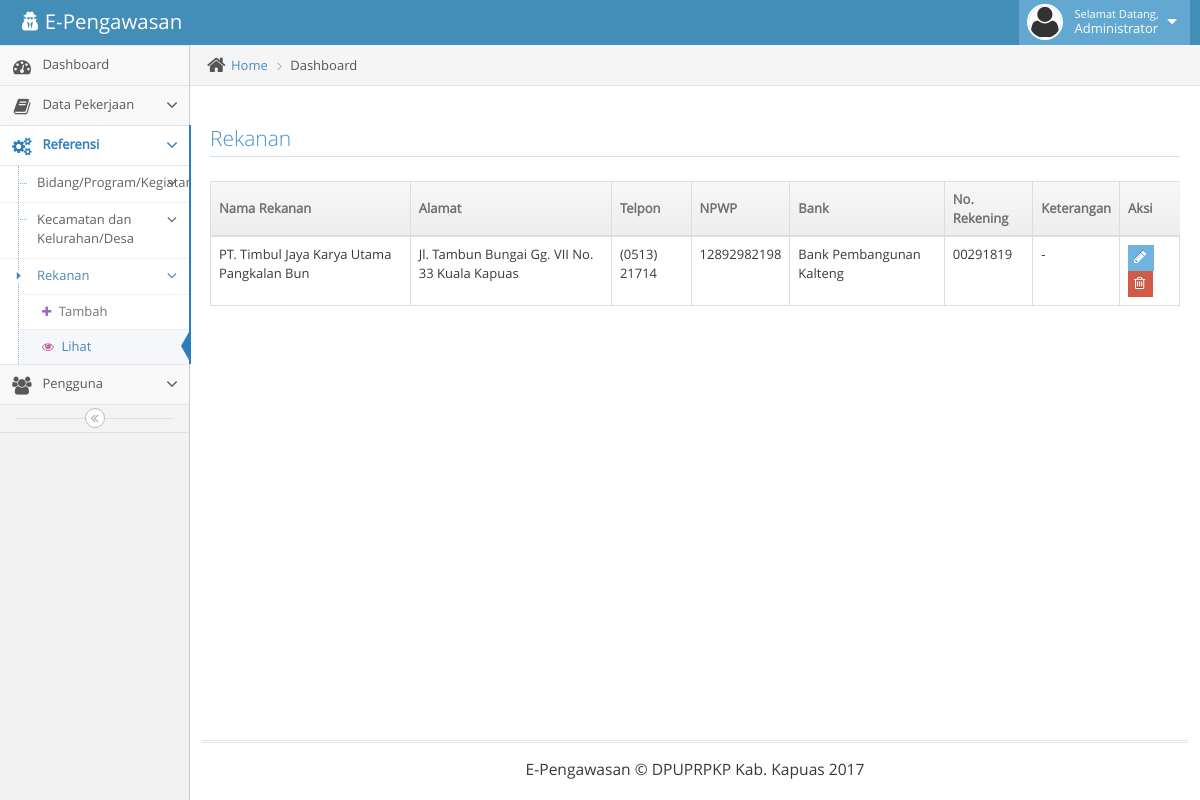
Before: /main.php?page=ref-rekanan (signed in) with the older database file.
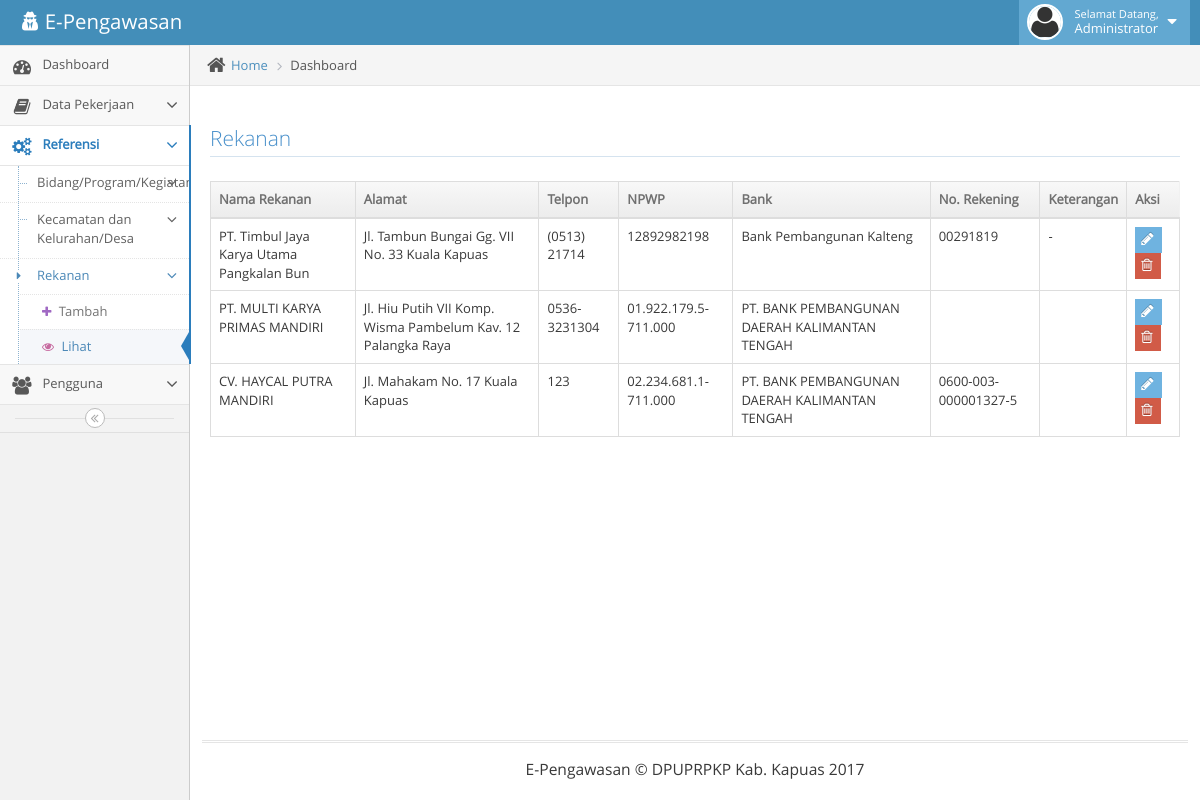
After: the same page with the newer database file.
### tables this page shows
CREATE TABLE IF NOT EXISTS `ref_rekanan` (
  `idrekanan` int(11) NOT NULL AUTO_INCREMENT,
  `nama` varchar(100) NOT NULL,
  `alamat` varchar(150) NOT NULL,
  `telpon` varchar(30) NOT NULL,
  `npwp` varchar(50) NOT NULL,
  `bank` varchar(50) NOT NULL,
  `rek` varchar(30) NOT NULL,
  `ket` varchar(225) NOT NULL,
  PRIMARY KEY (`idrekanan`)
);

### ref-rekanan.php (the view, shortened to what this page needs)
<div class="main-content-inner">
	<div class="breadcrumbs ace-save-state" id="breadcrumbs">
		<ul class="breadcrumb">
			<li>
				<i class="ace-icon fa fa-home home-icon"></i>
				<a href="#">Home</a>
			</li>
			<li class="active">Dashboard</li>
		</ul>
	</div>
	<div class="page-content">
		<div class="row">
			<div class="col-xs-12">
				<?php
				if(isset($_GET['add'])){
				?>
				<div class="row">
					<div class="space-6"></div>
					<div class="col-md-12">
						<h3 class="header smaller lighter blue">Rekanan</h3>
						<div class="clearfix">
							<div class="pull-right tableTools-container"></div>
						</div>
						<div class="col-md-12">
							<div class="widget-box">
								<div class="widget-header">
									<h4 class="widget-title">Tambah Rekanan</h4>
								</div>
								<div class="widget-body">
									<div class="widget-main">
										<form method="post">
											<div>
												<label for="form-field-select-3">Nama Rekanan</label>
												<br />
												<input type="text" id="form-field-1" name="nama" placeholder="Nama Rekanan" class="form-control" />
											</div>
											<div>
												<label for="form-field-select-3">Alamat</label>
												<br />
												<input type="text" id="form-field-1" name="alamat" placeholder="Alamat" class="form-control" />
											</div>
											<div>
												<label for="form-field-select-3">Telpon</label>
												<br />
												<input type="text" id="form-field-1" name="telpon" placeholder="Telpon" class="form-control" />
											</div>
											<div>
												<label for="form-field-select-3">NPWP</label>
												<br />
												<input type="text" id="form-field-1" name="npwp" placeholder="Nomor Pokok Wajib Pajak" class="form-control" />
											</div>
											<div>
												<label for="form-field-select-3">Bank</label>
												<br />
												<input type="text" id="form-field-1" name="bank" placeholder="Nama Bank" class="form-control" />
											</div>
											<div>
												<label for="form-field-select-3">Nomor Rekening</label>
												<br />
												<input type="text" id="form-field-1" name="rek" placeholder="Nomor Rekening" class="form-control" />
											</div>
											<div>
												<label for="form-field-select-3">Keterangan</label>
												<br />
												<input type="text" id="form-field-1" name="ket" placeholder="Keterangan" class="form-control" />
											</div>
											<div class="form-actions center">
												<button class="btn btn-info" name="add" type="submit">
													<i class="ace-icon fa fa-check bigger-110"></i>
													Submit
												</button>
												&nbsp; &nbsp; &nbsp;
												<button class="btn btn-danger" type="button" onclick="location.href='?page=ref-rekanan'">
													<i class="ace-icon fa fa-close bigger-110"></i>
													Cancel
												</button>
											</div>
										</form>
										<hr />
									</div>
								</div>
							</div>
						</div>
					</div>
				</div>
				<?php
				}else{
				?>
				<div class="row">
					<div class="space-6"></div>
					<div class="col-md-12">
						<h3 class="header smaller lighter blue">Rekanan</h3>
						<div class="clearfix">
						</div>
						<table id="table-rekanan" class="table table-bordered table-hover">
							<thead>
								<tr>
									<th>Nama Rekanan</th>
									<th>Alamat</th>
									<th>Telpon</th>
									<th>NPWP</th>
									<th>Bank</th>
									<th>No. Rekening</th>
									<th>Keterangan</th>
									<th>Aksi</th>
								</tr>
							</thead>
							<tbody>
								<?php
								$q=mysql_query("select * from ref_rekanan");
								while($h=mysql_fetch_array($q)){
								?>
								<tr>
									<td><?php echo $h['nama']; ?></td>
									<td><?php echo $h['alamat']; ?></td>
									<td><?php echo $h['telpon']; ?></td>
									<td><?php echo $h['npwp']; ?></td>
									<td><?php echo $h['bank']; ?></td>
									<td><?php echo $h['rek']; ?></td>
									<td><?php echo $h['ket']; ?></td>
									<td>
										<div class="btn-group">
											<button class="btn btn-xs btn-info" onclick="location.href='?page=ref-rekanan&id=<?php echo $h['idrekanan']; ?>&edit'" type="button">
												<i class="ace-icon fa fa-pencil bigger-120"></i>
											</button>
											<button class="btn btn-xs btn-danger" onclick="location.href='?page=ref-rekanan&id=<?php echo $h['idrekanan']; ?>&del'" type="button">
												<i class="ace-icon fa fa-trash-o bigger-120"></i>
											</button>
										</div>
									</td>
								</tr>
								<?php
								}
								?>
							</tbody>
						</table>
					</div>
				</div>
				<?php
				}
				?>
			</div>
		</div>
	</div>
</div>

### main.php (shortened to what this page needs)
<!DOCTYPE html>
<html lang="en">
	<head>
		<link rel="stylesheet" href="assets/css/bootstrap.min.css" />
		<link rel="stylesheet" href="assets/font-awesome/4.5.0/css/font-awesome.min.css" />
		<link rel="stylesheet" href="assets/css/jquery-ui.custom.min.css" />
		<link rel="stylesheet" href="assets/css/chosen.min.css" />
		<link rel="stylesheet" href="assets/css/ace.min.css" class="ace-main-stylesheet" id="main-ace-style" />
		<link rel="stylesheet" href="assets/css/ace-skins.min.css" />
		<link rel="stylesheet" href="assets/css/ace-rtl.min.css" />
	</head>
	<body class="no-skin">
		<div id="navbar" class="navbar navbar-default          ace-save-state">
			<div class="navbar-container ace-save-state" id="navbar-container">
				<div class="navbar-header pull-left">
					<a href="index.html" class="navbar-brand">
						<small>
							<i class="fa fa-user-secret"></i>
							E-Pengawasan
						</small>
					</a>
				</div>
				<div class="navbar-buttons navbar-header pull-right" role="navigation">
					<ul class="nav ace-nav">
						<li class="light-blue dropdown-modal">
							<a data-toggle="dropdown" href="#" class="dropdown-toggle">
								<img class="nav-user-photo" src="assets/images/avatars/avatar2.png" alt="<?php echo $_SESSION['nama']; ?>" />
								<span class="user-info">
									<small>Selamat Datang,</small>
									<?php echo $_SESSION['nama']; ?>
								</span>
								<i class="ace-icon fa fa-caret-down"></i>
							</a>
						</li>
					</ul>
				</div>
			</div>
		</div>
		<div class="main-container ace-save-state" id="main-container">
			<div id="sidebar" class="sidebar                  responsive                    ace-save-state">
				<?php include 'menu.php'; ?>
				<div class="sidebar-toggle sidebar-collapse" id="sidebar-collapse">
					<i id="sidebar-toggle-icon" class="ace-icon fa fa-angle-double-left ace-save-state" data-icon1="ace-icon fa fa-angle-double-left" data-icon2="ace-icon fa fa-angle-double-right"></i>
				</div>
			</div>
			<div class="main-content">
				<?php include 'page.php'; ?>
			</div>
			<div class="footer">
				<div class="footer-inner">
					<div class="footer-content">
						<span class="bigger-120">
							E-Pengawasan &copy; DPUPRPKP Kab. Kapuas 2017
						</span>
					</div>
				</div>
			</div>
		</div>
	</body>
</html>

### menu.php
<?php
if(isset($_SESSION['akses'])){
	$akses=$_SESSION['akses'];
	if($akses=='admin'){
		include 'menu-admin.php';
	}else if($akses=='kontraktor'){
		include 'menu-kontraktor.php';
	}else{
		include 'menu-kosong.php';
	}
}else{
	include 'menu-kosong.php';
}
?>

### menu-admin.php (shortened to what this page needs)
<ul class="nav nav-list">
	<li class="<?php echo (!isset($_GET['page']))?'active':''; ?>">
		<a href="?">
			<i class="menu-icon fa fa-tachometer"></i>
			<span class="menu-text"> Dashboard </span>
		</a>
	</li>
	<li class="<?php echo (isset($_GET['page'])&&($_GET['page']=='ref-paket'||$_GET['page']=='ref-progres'))?'active open':''; ?>">
		<a href="#" class="dropdown-toggle">
			<i class="menu-icon fa fa-book"></i>
			<span class="menu-text">
				Data Pekerjaan
			</span>
			<b class="arrow fa fa-angle-down"></b>
		</a>
	</li>
	<li class="<?php echo (isset($_GET['page'])&&($_GET['page']=='ref-bidang'||$_GET['page']=='ref-desa'||$_GET['page']=='ref-rekanan'))?'active open':''; ?>">
		<a href="#" class="dropdown-toggle">
			<i class="menu-icon fa fa-cogs"></i>
			<span class="menu-text">
				Referensi
			</span>
			<b class="arrow fa fa-angle-down"></b>
		</a>
		<ul class="submenu">
			<li class="<?php echo (isset($_GET['page'])&&($_GET['page']=='ref-bidang'))?'active open':''; ?>">
				<a href="#" class="dropdown-toggle">
					Bidang/Program/Kegiatan
					<b class="arrow fa fa-angle-down"></b>
				</a>
			</li>
			<li class="<?php echo (isset($_GET['page'])&&($_GET['page']=='ref-desa'))?'active open':''; ?>">
				<a href="#" class="dropdown-toggle">
					Kecamatan dan Kelurahan/Desa
					<b class="arrow fa fa-angle-down"></b>
				</a>
			</li>
			<li class="<?php echo (isset($_GET['page'])&&($_GET['page']=='ref-rekanan'))?'active open':''; ?>">
				<a href="#" class="dropdown-toggle">
					<i class="menu-icon fa fa-caret-right"></i>
					Rekanan
					<b class="arrow fa fa-angle-down"></b>
				</a>
				<ul class="submenu">
					<li class="<?php echo (isset($_GET['page'])&&($_GET['page']=='ref-rekanan')&&(isset($_GET['add'])||isset($_GET['edit'])))?'active':''; ?>">
						<a href="?page=ref-rekanan&add">
							<i class="menu-icon fa fa-plus purple"></i>
							Tambah
						</a>
					</li>
					<li class="<?php echo (isset($_GET['page'])&&($_GET['page']=='ref-rekanan')&&((!isset($_GET['add'])&&!isset($_GET['edit']))))?'active':''; ?>">
						<a href="?page=ref-rekanan">
							<i class="menu-icon fa fa-eye pink"></i>
							Lihat
						</a>
					</li>
				</ul>
			</li>
		</ul>
	</li>
	<li class="<?php echo (isset($_GET['page'])&&($_GET['page']=='pengguna'))?'active open':''; ?>">
		<a href="#" class="dropdown-toggle">
			<i class="menu-icon fa fa-users"></i>
			<span class="menu-text">
				Pengguna
			</span>
			<b class="arrow fa fa-angle-down"></b>
		</a>
	</li>
</ul>

### page.php
<?php
if(isset($_GET['page'])){
	if($_GET['page']=='ref-bidang'){
		include $_GET['page'].'.php';
	}else if($_GET['page']=='ref-desa'){
		include $_GET['page'].'.php';
	}else if($_GET['page']=='ref-rekanan'){
		include $_GET['page'].'.php';
	}else if($_GET['page']=='ref-paket'){
		include $_GET['page'].'.php';
	}else if($_GET['page']=='ref-progres'){
		include $_GET['page'].'.php';
	}else if($_GET['page']=='pengguna'){
		include $_GET['page'].'.php';
	}else{
		include 'dashboard.php';
	}
}else{
	include 'dashboard.php';
}
?>

Changed rows visible on the page:
added ref_rekanan: nama "PT. MULTI KARYA PRIMAS MANDIRI", alamat "Jl. Hiu Putih VII Komp. Wisma Pambelum Kav. 12 Palangka Raya", telpon "0536-3231304", npwp "01.922.179.5-711.000", bank "PT. BANK PEMBANGUNAN DAERAH KALIMANTAN TENGAH"
added ref_rekanan: nama "CV. HAYCAL PUTRA MANDIRI", alamat "Jl. Mahakam No. 17 Kuala Kapuas", telpon "123", npwp "02.234.681.1-711.000", bank "PT. BANK PEMBANGUNAN DAERAH KALIMANTAN TENGAH", rek "0600-003-000001327-5"
